Frame 1 (no input): blank canvas, image omitted
Frame 60 (the mouse pressed at the canvas centre just before this capture): blank canvas, image omitted
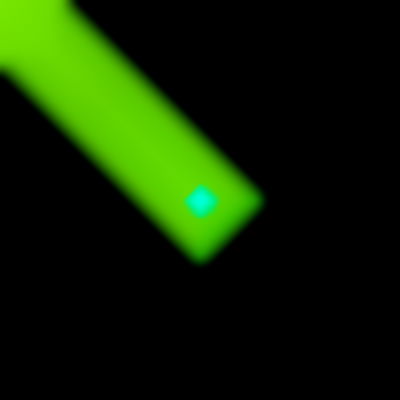
Frame 120 (the mouse held since frame 60 and released just before this capture)

The Processing sketch whose frames 1 and 60 were blank and that drew this single picture after the mouse press (run headless with seeded random() and noise(); from frame 60 on, the mouse is pressed at the canvas centre):

// Processing sketch: processing_43337
// ── processing_43337.pde

/**
 * Psycho Paint
 *
 * Created by Rene Hangstrup Møller
 *
 * Warming up for the Processing workshop at Open Space Aarhus
 * http://osaa.dk/wiki/index.php/Processingworkshops
 */
 
void setup() {
  size(400, 400);
  smooth();
  background(0);
  colorMode(HSB);
}

void draw() {
  filter(BLUR);
  
  if (mousePressed) {
    filter(DILATE);
  } else {
    filter(ERODE);
  }
  
  stroke(frameCount % 256, 255, 255);
  strokeWeight(10);

  line(pmouseX, pmouseY, mouseX, mouseY);
    
}
